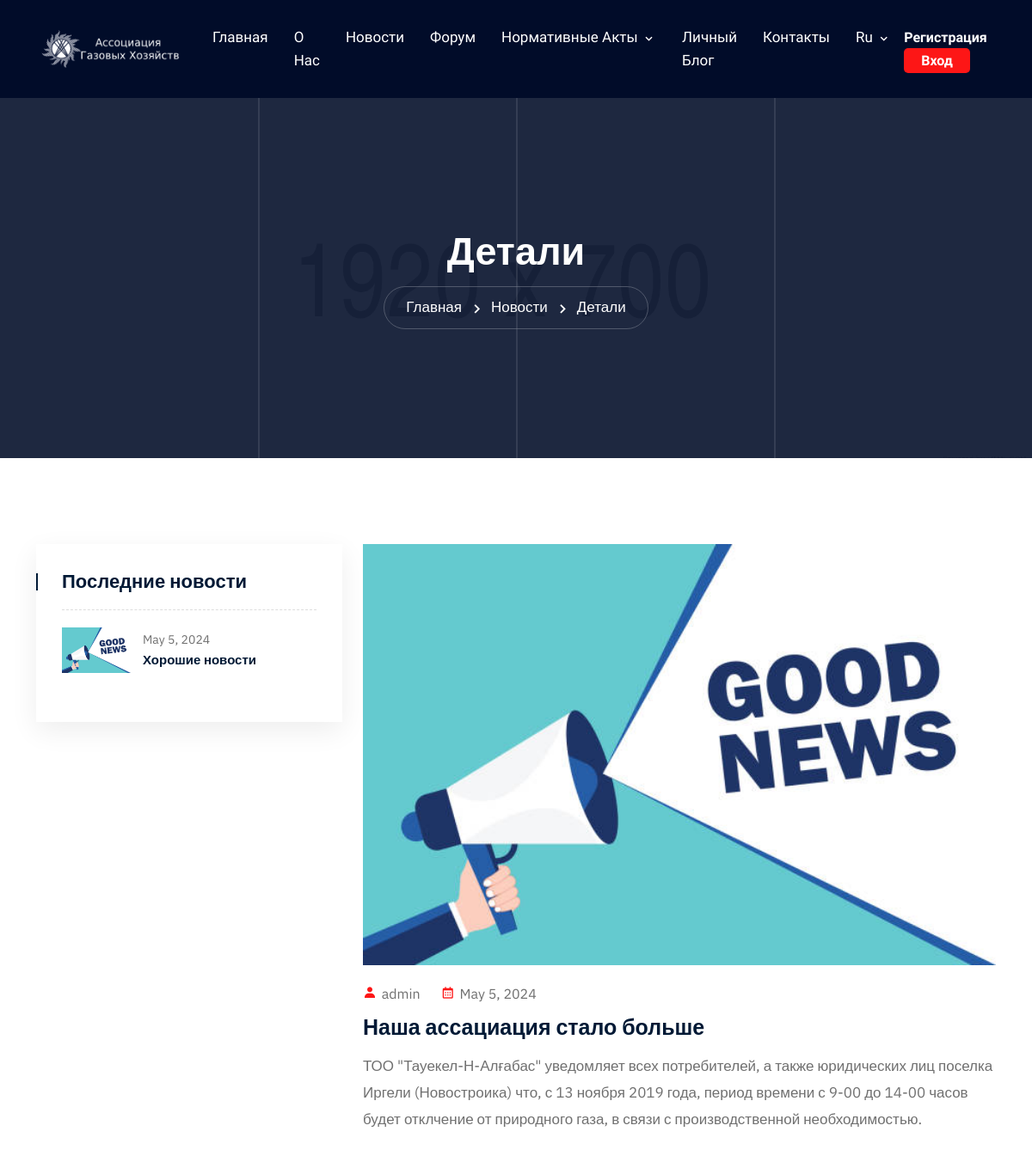
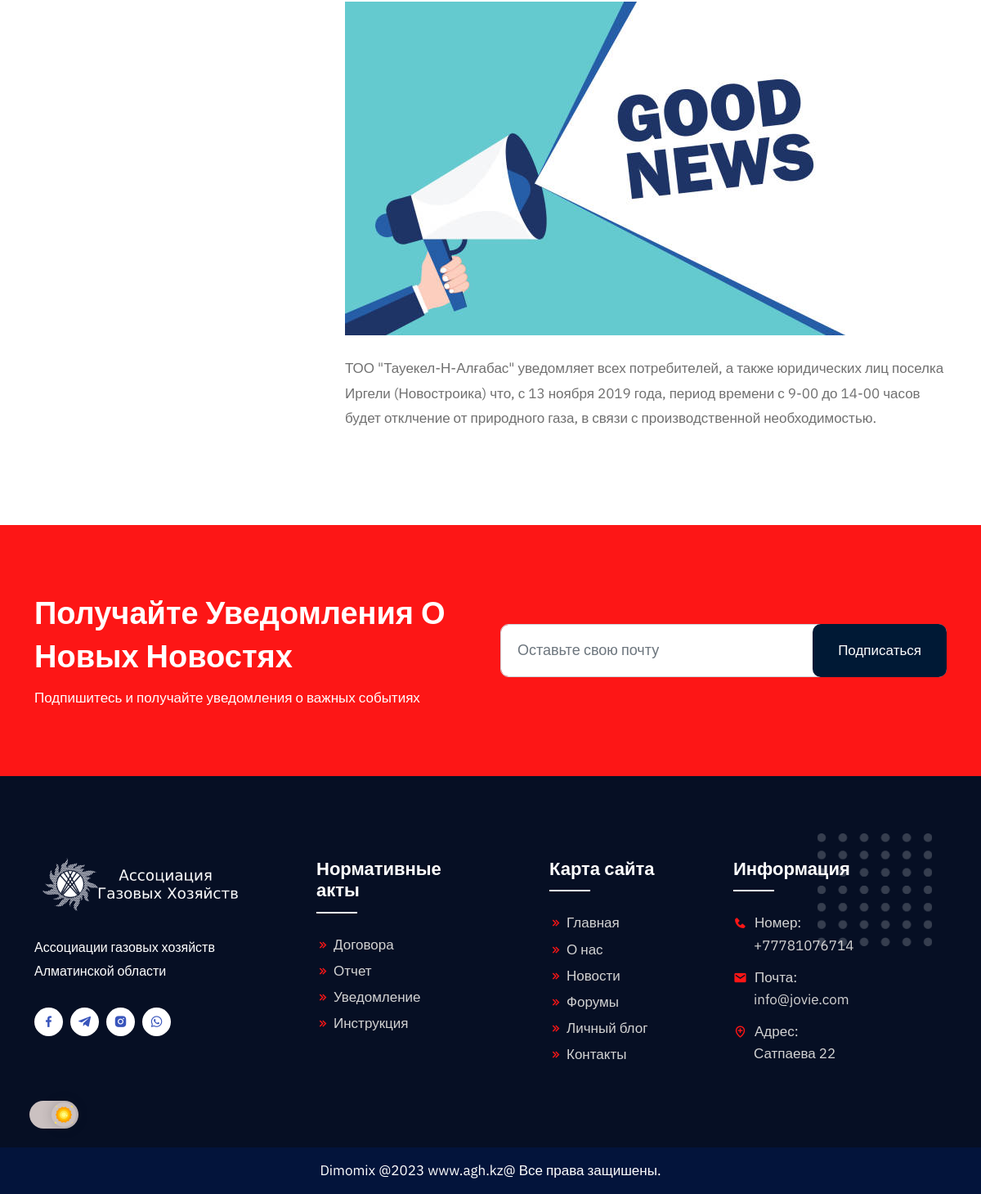
The page /news/1/ on the database its author committed (2 pictures, top to bottom).
### news/models.py (models this page shows, shortened)
class News(models.Model):
    title = models.CharField(max_length = 500)
    sub_title = models.TextField()
    user = models.ForeignKey('auth.User', on_delete = models.CASCADE, null = True, related_name = 'user_news')
    cover_img = models.ImageField(upload_to='img/news_img/')
    news_details = models.ManyToManyField('NewsDetails', related_name = 'news_det',related_query_name='news_det')
    date = models.DateField(auto_now_add=True)
    send_email_newsletter = models.BooleanField(default = False)

class NewsDetails(models.Model):
    title = models.CharField(max_length = 300,null=True,blank=True)
    text = models.TextField(null = True,blank =True )
    video = models.URLField(null = True,blank =True)
    img = models.ImageField(null = True,blank =True,upload_to='img/news_img/')

### news/views.py (the view)
# urls.py: path('<int:news_d>/',NewsPageDetalisView.as_view(),name = 'news_d'),
class NewsPageDetalisView(TemplateView):
    template_name = 'news-detalis.html'
    def get_context_data(self,news_d,**kwargs):
        context = super(NewsPageDetalisView, self).get_context_data()
        context['news'] = News.objects.get(id = news_d)
        context['last_news'] = last_news(self.request)
        context['lng'] = get_lng(self.request)
        return context

### news/views.py (called while the page is built)
def get_lng(request):
    cocckie = request.COOKIES.get('lng')
    if cocckie:
        return cocckie
    else:
        return 'ru'

def last_news(request):
    news = News.objects.all().order_by('-date')[:5]
    return news

### templates/news-detalis.html (shortened to what this page needs)
<!doctype html>
<html lang="zxx">
    {%load static%}
    <head>
        {% include 'includes/link.html'%}
    </head>
    <body>
        {%include 'includes/navbar.html'%}
        {%if lng == 'ru'%}
        <section class="page-title title-bg22">
            <div class="d-table">
                <div class="d-table-cell">
                    <h2>Детали</h2>
                    <ul>
                        <li>
                            <a href="{% url 'home_page'%}">Главная</a>
                        </li>
                        <li>
                            <a href="{% url 'news'%}">Новости</a>
                        </li>
                        <li>Детали</li>
                    </ul>
                </div>
            </div>
            <div class="lines">
                <div class="line"></div>
                <div class="line"></div>
                <div class="line"></div>
            </div>
        </section>
        <section class="blog-details-area ptb-100">
            <div class="container">
                <div class="row">
                    <div class="col-lg-4">
                        <div class="blog-widget">
                            <h3>Последние новости</h3>
                            {%for i in last_news%}
                            <article class="popular-post ">
                                <a href="/news/{{i.id}}" class="blog-thumb">
                                    <img src="/media/{{i.cover_img}}" alt="blog image">
                                </a>
                                <div class="info">
                                    <time datetime="2021-04-08">{{i.date}}</time>
                                    <h4>
                                        <a href="/news/{{i.id}}">{{i.title}}</a>
                                    </h4>
                                </div>
                            </article>
                            {%endfor%}
                        </div>
                    </div>
                    <div class="col-lg-8">
                        <div class="blog-dedails-text">
                            <div class="blog-details-img">
                                <img src="/media/{{news.cover_img}}" alt="blog details image">
                            </div>
                            <div class="blog-meta">
                                <ul>
									<li>
										<i class='bx bxs-user'></i>
										{{news.user.username}}
									</li>
									<li>
										<i class='bx bx-calendar'></i>
										{{news.date}}
									</li>
								</ul>
                            </div>
                            {%for i in news.news_details.all%}
                            {%if i.title%}
                                <h3 class="post-title">{{i.title}}</h3>
                            {%endif%}
                            {%if i.text %}
                                <p>{{i.text}}</p>
                            {%endif%}
                            {%if i.img%}
                                <img src="/media/{{i.img}}" class="details-inner-img" alt="blog details image">
                            {%endif%}
                            {%endfor%}
                        </div>
                    </div>
                </div>
            </div>
        </section>
        {%endif%}
        {% include 'includes/subscribe.html' %}
		{%include 'includes/footer.html'%}
  	</body>
</html>

### rows shown on the page
News: cover_img (picture), date "May 5, 2024", title "Хорошие новости", user.username "admin"
NewsDetails: title "Наша ассациация стало больше", text "ТОО \"Тауекел-Н-Алғабас\" уведомляет всех потребителей, а также юридических лиц поселка Иргели (Новостроика) что, с 13 ноября 2019 года, период времени с 9-00 до 14-00 часов будет отклчение от природного газа, в связи с производственной необходимостью.", img (picture)
NewsDetails: text "ТОО \"Тауекел-Н-Алғабас\" уведомляет всех потребителей, а также юридических лиц поселка Иргели (Новостроика) что, с 13 ноября 2019 года, период времени с 9-00 до 14-00 часов будет отклчение от природного газа, в связи с производственной необходимостью."
